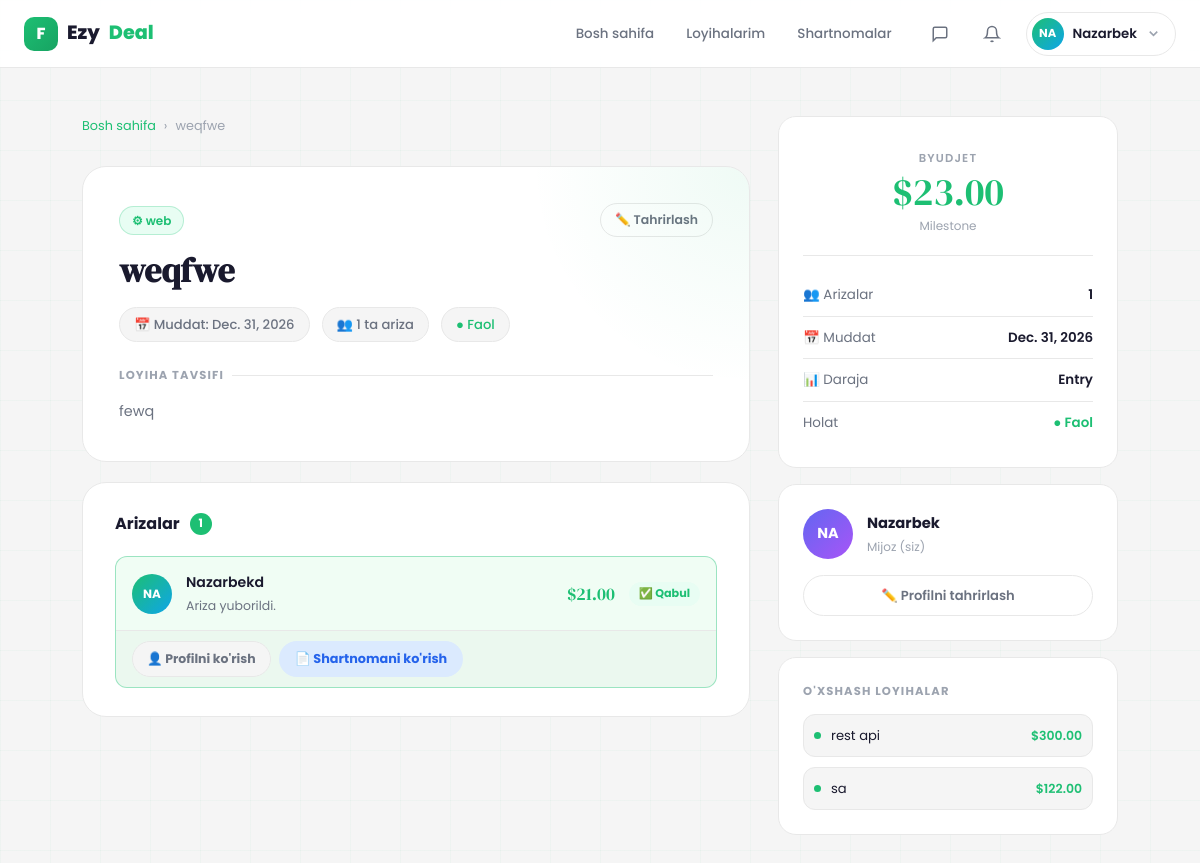
The app's page /projects/project/2/ (signed in), older data.
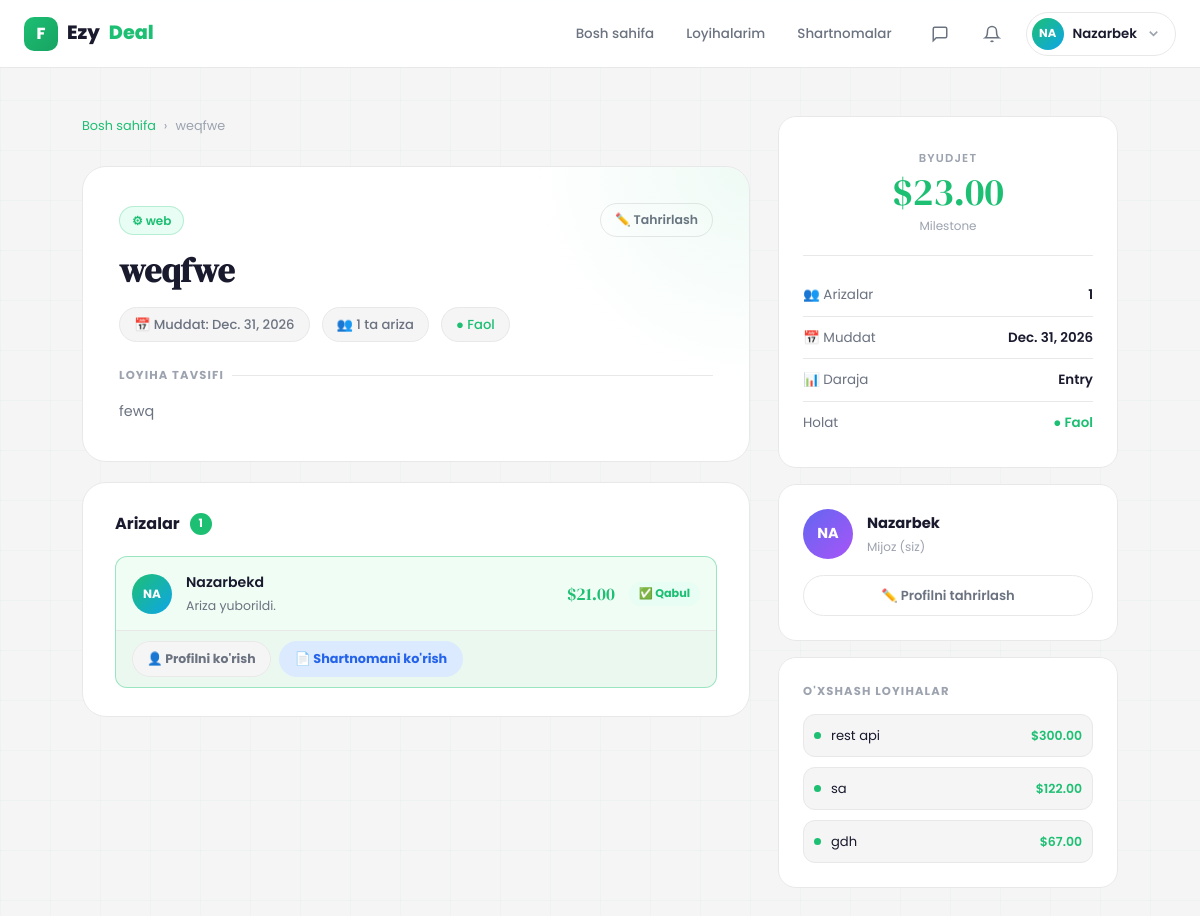
The same page, newer data.
### Bid/models.py (models this page shows, shortened)
class Bid(models.Model):
    STATUS_CHOICES = (
        (PENDING, "Pending"),
        (ACCEPTED, "Accepted"),
        (REJECTED, "Rejected"),
    )
    project = models.ForeignKey(
        Project,
        on_delete=models.CASCADE,
        related_name="bids"
    )
    freelancer = models.ForeignKey(
        settings.AUTH_USER_MODEL,
        on_delete=models.CASCADE,
        related_name="bids"
    )
    price = models.DecimalField(max_digits=12, decimal_places=2)
    xabar = models.TextField()
    attachment = models.FileField(upload_to='bids/', blank=True, null=True)
    delivery_days = models.PositiveIntegerField(default=7)
    status = models.CharField(
        max_length=20,
        choices=STATUS_CHOICES,
        default=PENDING
    )
    created_at = models.DateTimeField(auto_now_add=True)
    finished_at = models.DateTimeField(auto_now=True)
    class Meta:
        unique_together = ("project", "freelancer")
        ordering = ["-created_at"]

### Users/models.py (models this page shows, shortened)
class User(AbstractUser):
    ROLE_CHOICE = (
        (CLIENT, 'client'),
        (FREELANCER, 'freelancer'),
    )
    email = models.EmailField(unique=True)
    role = models.CharField(max_length=20, choices=ROLE_CHOICE)
    bio = models.TextField(blank=True, null=True)
    avatar = models.ImageField(upload_to='avatars/', blank=True, null=True)
    created_at = models.DateTimeField(auto_now_add=True)

### Projects/models.py (models this page shows, shortened)
class Project(models.Model):
    WEB = "web"
    DESIGN = "design"
    MOBILE = "mobile"
    WRITING = "writing"
    DATA = "data"
    AI = "ai"
    CATEGORY_CHOICES = [
        (WEB, "Web Development"),
        (DESIGN, "Design"),
        (MOBILE, "Mobile Development"),
        (WRITING, "Content Writing"),
        (DATA, "Data Science"),
        (AI, "AI / ML"),
    ]
    OPEN = "open"
    IN_PROGRESS = "in_progress"
    COMPLETED = "completed"
    CANCELLED = "cancelled"
    STATUS_CHOICES = (
        (OPEN, "Open"),
        (IN_PROGRESS, "In Progress"),
        (COMPLETED, "Completed"),
        (CANCELLED, "Cancelled"),
    )
    FIXED = "fixed"
    HOURLY = "hourly"
    MILESTONE = "milestone"
    BUDGET_TYPE_CHOICES = [
        (FIXED, "Fixed"),
        (HOURLY, "Hourly"),
        (MILESTONE, "Milestone"),
    ]
    ENTRY = "entry"
    INTERMEDIATE = "intermediate"
    EXPERT = "expert"
    LEVEL_CHOICES = [
        (ENTRY, "Entry"),
        (INTERMEDIATE, "Intermediate"),
        (EXPERT, "Expert"),
    ]
    client = models.ForeignKey(
        settings.AUTH_USER_MODEL,
        on_delete=models.CASCADE,
        related_name="projects"
    )
    title = models.CharField(max_length=255)
    description = models.TextField()
    category = models.CharField(max_length=20, choices=CATEGORY_CHOICES)
    budget_type = models.CharField(max_length=20, choices=BUDGET_TYPE_CHOICES, default=FIXED)
    budget_min = models.DecimalField(max_digits=12, decimal_places=2, null=True, blank=True)
    budget_max = models.DecimalField(max_digits=12, decimal_places=2, null=True, blank=True)
    level = models.CharField(max_length=20, choices=LEVEL_CHOICES, default=INTERMEDIATE)
    skills = models.TextField(blank=True, null=True)
    deadline = models.DateField()
    status = models.CharField(max_length=20, choices=STATUS_CHOICES, default=OPEN)
    created_at = models.DateTimeField(auto_now_add=True)

### Projects/views.py (the view)
# urls.py: path('project/<int:id>/', views.ProjectdetailsView, name='project_detail'),
@login_required(login_url='login')
def ProjectdetailsView(request, id):
    user = request.user
    project = get_object_or_404(Project, id=id)
    bids = Bid.objects.filter(project=project).select_related('freelancer')
    my_bid = None
    is_saved = False
    if user.role == 'freelancer':
        my_bid = Bid.objects.filter(project=project, freelancer=user).first()
        is_saved = SavedProject.objects.filter(user=user, project=project).exists()
    similar_projects = Project.objects.filter(
        category=project.category,
    ).exclude(pk=project.pk)[:4]
    context = {
        "project": project,
        "bids": bids,
        "my_bid": my_bid,
        "similar_projects": similar_projects,
        "is_saved": is_saved,
        "bid_count": bids.count(),
    }
    return render(request, "project_detail.html", context)

### Notifications/context_processors.py (called while the page is built)
def notifications_count(request):
    if request.user.is_authenticated:
        count = request.user.notifications.filter(is_read=False).count()
        recent = list(request.user.notifications.all()[:5])
        return {'unread_notifications': count, 'recent_notifications': recent}
    return {'unread_notifications': 0, 'recent_notifications': []}

### templates/project_detail.html (shortened to what the changed rows need)
{% extends 'base.html' %}
{% block content %}
<div class="detail-wrap">
    <div class="detail-main">
        <div class="project-hero-card">
            <h1 class="project-title-big">{{ project.title }}</h1>
        </div>
        {% if request.user == project.client and bids %}
        <div class="bids-card">
            <div class="bids-list">
                {% for bid in bids %}
                <div class="bid-item bid-item-{{ bid.status }}">
                    <div class="bid-item-top">
                        <div class="bid-avatar">{{ bid.freelancer.username|slice:":2"|upper }}</div>
                        <div class="bid-info">
                            <div class="bid-name">{{ bid.freelancer.username }}</div>
                            <div class="bid-msg">{{ bid.xabar|default:"Ariza yuborildi." }}</div>
                        </div>
                        <div class="bid-price">${{ bid.price }}</div>
                        <span class="bid-status-chip chip-{{ bid.status }}">
                            {% if bid.status == 'pending' %}⏳ Kutilmoqda
                            {% elif bid.status == 'accepted' %}✅ Qabul
                            {% elif bid.status == 'rejected' %}❌ Rad
                            {% endif %}
                        </span>
                    </div>
                    <div class="bid-actions">
                        <a href="{% url 'user_profile' bid.freelancer.id %}" class="btn-view-profile">
                            👤 Profilni ko'rish
                        </a>
                        {% if bid.status == 'pending' %}
                        <a href="{% url 'accept_bid' bid.id %}" class="btn-accept">✅ Qabul qilish</a>
                        <button class="btn-reject"
                                onclick="openRejectModal({{ bid.id }}, '{{ bid.freelancer.username }}')">
                            ❌ Rad etish
                        </button>
                        {% elif bid.status == 'accepted' %}
                            {% if project.contract %}
                            <a href="{% url 'contract_detail' project.contract.id %}" class="btn-contract">
                                📄 Shartnomani ko'rish
                            </a>
                            {% else %}
                            <a href="{% url 'create_contract' project.id bid.freelancer.id %}" class="btn-contract">
                                📄 Shartnoma tuzish
                            </a>
                            {% endif %}
                        {% endif %}
                    </div>
                </div>
                {% endfor %}
            </div>
        </div>
        {% endif %}
    </div>
    <div class="detail-sidebar">
        {% if similar_projects %}
        <div class="sidebar-card">
            <div style="display:flex;flex-direction:column;gap:10px;">
                {% for sp in similar_projects %}
                <a href="{% url 'project_detail' sp.id %}"
                   style="display:flex;align-items:center;gap:10px;padding:10px;border-radius:var(--r);border:1px solid var(--border);background:var(--bg);transition:all var(--t);font-size:.82rem;color:var(--text);text-decoration:none;"
                   onmouseover="this.style.borderColor='rgba(29,191,115,.3)';this.style.background='var(--accent-lt)'"
                   onmouseout="this.style.borderColor='var(--border)';this.style.background='var(--bg)'">
                    <span style="width:7px;height:7px;border-radius:50%;background:var(--accent);flex-shrink:0;"></span>
                    <span style="flex:1">{{ sp.title|truncatechars:36 }}</span>
                    <span style="font-size:.78rem;color:var(--accent);font-weight:600;">
                        {% if sp.budget_max %}${{ sp.budget_max }}{% else %}—{% endif %}
                    </span>
                </a>
                {% endfor %}
            </div>
        </div>
        {% endif %}
    </div>
</div>
{% endblock %}

Row changes from the older to the newer data that the page shows:
added Project: title "gdh", budget_max "67.00"
